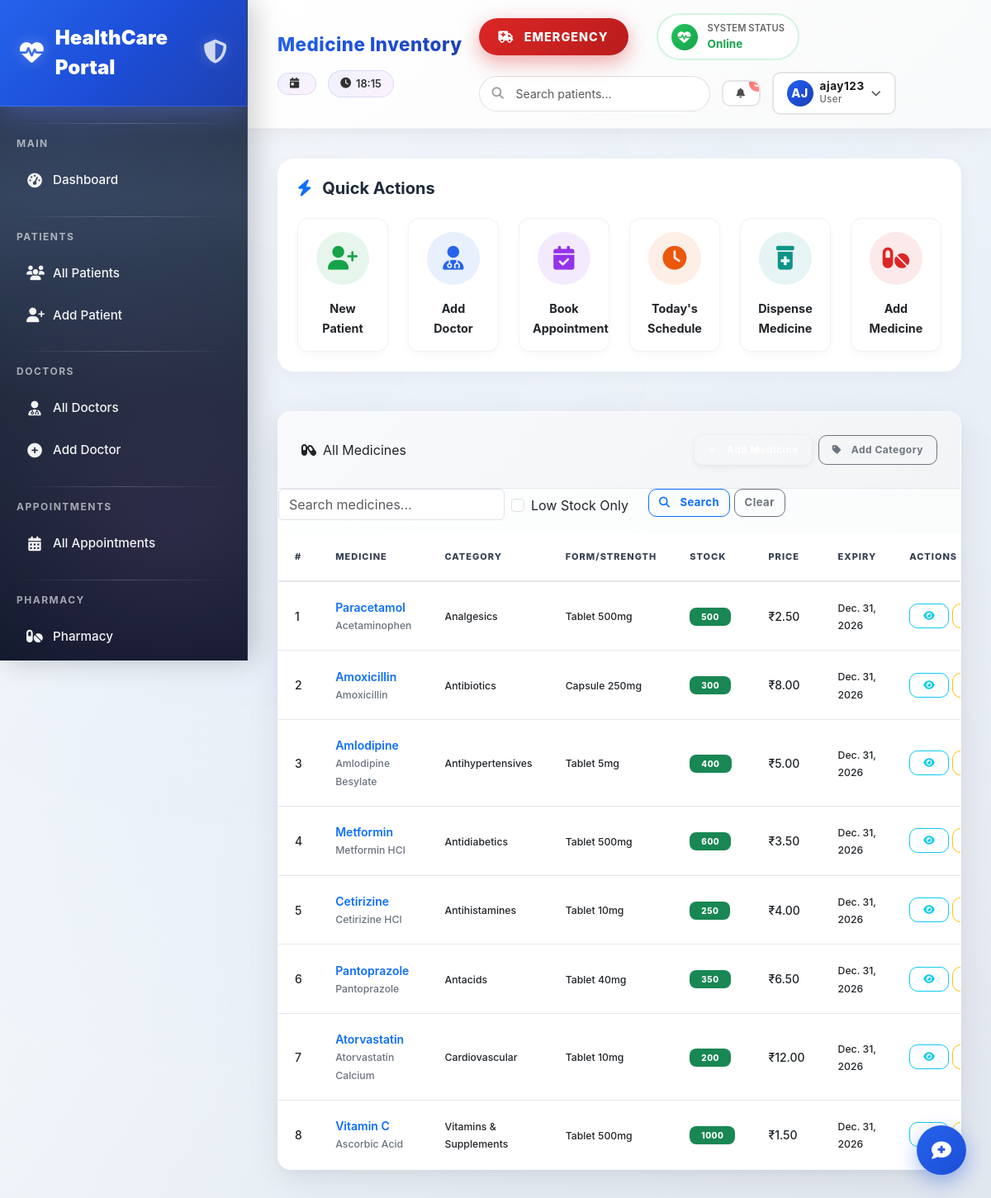
/pharmacy/medicines/ (signed in), run on the app's committed database.
### pharmacy/models.py (models this page shows, shortened)
class Medicine(models.Model):
    name = models.CharField(max_length=200)
    generic_name = models.CharField(max_length=200, blank=True)
    category = models.ForeignKey(MedicineCategory, on_delete=models.SET_NULL, null=True)
    manufacturer = models.CharField(max_length=200, blank=True)
    description = models.TextField(blank=True)
    dosage_form = models.CharField(max_length=100, blank=True, help_text="e.g. Tablet, Syrup, Injection")
    strength = models.CharField(max_length=100, blank=True, help_text="e.g. 500mg, 250mg/5ml")
    unit_price = models.DecimalField(max_digits=10, decimal_places=2, default=0)
    stock_quantity = models.IntegerField(default=0)
    reorder_level = models.IntegerField(default=10)
    expiry_date = models.DateField(null=True, blank=True)
    batch_number = models.CharField(max_length=50, blank=True)
    requires_prescription = models.BooleanField(default=False)
    is_active = models.BooleanField(default=True)
    created_at = models.DateTimeField(auto_now_add=True)
    updated_at = models.DateTimeField(auto_now=True)
    @property
    def is_low_stock(self):
        return self.stock_quantity <= self.reorder_level
    @property
    def is_expired(self):
        if self.expiry_date:
            from datetime import date
            return self.expiry_date < date.today()
        return False

class MedicineCategory(models.Model):
    name = models.CharField(max_length=100, unique=True)
    description = models.TextField(blank=True)
    def __str__(self):
        return self.name
    class Meta:
        verbose_name_plural = "Medicine Categories"

### pharmacy/views.py (the view)
# urls.py: path('medicines/', views.medicine_list, name='medicine_list'),
@login_required
def medicine_list(request):
    query = request.GET.get('q', '')
    low_stock = request.GET.get('low_stock', '')
    medicines = Medicine.objects.select_related('category').filter(is_active=True)
    if query:
        medicines = medicines.filter(
            Q(name__icontains=query) |
            Q(generic_name__icontains=query) |
            Q(category__name__icontains=query)
        )
    if low_stock:
        medicines = [m for m in medicines if m.is_low_stock]
    return render(request, 'pharmacy/medicine_list.html', {
        'medicines': medicines,
        'query': query,
        'low_stock': low_stock
    })

### templates/pharmacy/medicine_list.html (shortened to what this page needs)
{% extends 'base/base.html' %}
{% block page_title %}Medicine Inventory{% endblock %}
{% block content %}
<div class="card">
    <div class="card-header py-3 px-4 d-flex justify-content-between align-items-center">
        <span><i class="fas fa-capsules text-purple me-2"></i>All Medicines</span>
        <div class="d-flex gap-2">
            <a href="{% url 'pharmacy:medicine_create' %}" class="btn btn-primary btn-sm"><i class="fas fa-plus me-1"></i>Add Medicine</a>
            <a href="{% url 'pharmacy:category_create' %}" class="btn btn-outline-secondary btn-sm"><i class="fas fa-tag me-1"></i>Add Category</a>
        </div>
    </div>
    <div class="card-body">
        <form method="get" class="mb-3 row g-2">
            <div class="col-auto"><input type="text" name="q" class="form-control" placeholder="Search medicines..." value="{{ query }}"></div>
            <div class="col-auto">
                <div class="form-check form-check-inline mt-2">
                    <input class="form-check-input" type="checkbox" name="low_stock" id="lowStock" {% if low_stock %}checked{% endif %} onchange="this.form.submit()">
                    <label class="form-check-label" for="lowStock">Low Stock Only</label>
                </div>
            </div>
            <div class="col-auto">
                <button class="btn btn-outline-primary" type="submit"><i class="fas fa-search me-1"></i>Search</button>
                <a href="{% url 'pharmacy:medicine_list' %}" class="btn btn-outline-secondary">Clear</a>
            </div>
        </form>
        <div class="table-responsive">
            <table class="table table-hover">
                <thead><tr><th>#</th><th>Medicine</th><th>Category</th><th>Form/Strength</th><th>Stock</th><th>Price</th><th>Expiry</th><th>Actions</th></tr></thead>
                <tbody>
                    {% for med in medicines %}
                    <tr class="{% if med.is_expired %}expired{% elif med.is_low_stock %}low-stock{% endif %}">
                        <td>{{ forloop.counter }}</td>
                        <td>
                            <a href="{% url 'pharmacy:medicine_detail' med.pk %}" class="text-decoration-none fw-semibold">{{ med.name }}</a>
                            {% if med.generic_name %}<br><small class="text-muted">{{ med.generic_name }}</small>{% endif %}
                        </td>
                        <td><small>{{ med.category|default:"-" }}</small></td>
                        <td><small>{{ med.dosage_form }} {{ med.strength }}</small></td>
                        <td>
                            {% if med.is_low_stock %}
                                <span class="badge bg-warning text-dark"><i class="fas fa-exclamation-triangle me-1"></i>{{ med.stock_quantity }}</span>
                            {% else %}<span class="badge bg-success">{{ med.stock_quantity }}</span>{% endif %}
                        </td>
                        <td>₹{{ med.unit_price }}</td>
                        <td>
                            {% if med.expiry_date %}
                                {% if med.is_expired %}<span class="badge bg-danger">Expired {{ med.expiry_date }}</span>
                                {% else %}<small>{{ med.expiry_date }}</small>{% endif %}
                            {% else %}-{% endif %}
                        </td>
                        <td>
                            <div class="d-flex gap-1">
                                <a href="{% url 'pharmacy:medicine_detail' med.pk %}" class="btn btn-sm btn-outline-info" title="View"><i class="fas fa-eye"></i></a>
                                <a href="{% url 'pharmacy:medicine_update' med.pk %}" class="btn btn-sm btn-outline-warning" title="Edit"></a>
                            </div>
                        </td>
                    </tr>
                    {% empty %}
                    <tr><td colspan="8" class="text-center text-muted py-5"><i class="fas fa-pills fa-3x mb-3 d-block opacity-25"></i>No medicines found.</td></tr>
                    {% endfor %}
                </tbody>
            </table>
        </div>
    </div>
</div>
{% endblock %}

### templates/base/base.html (shortened to what this page needs)
<!DOCTYPE html>
<html lang="en">
<head>
    <link href="https://cdn.jsdelivr.net/npm/bootstrap@5.3.0/dist/css/bootstrap.min.css" rel="stylesheet">
    <link href="https://cdnjs.cloudflare.com/ajax/libs/font-awesome/6.4.0/css/all.min.css" rel="stylesheet">
    {% load static %}
    <link rel="stylesheet" href="{% static 'css/custom.css' %}">
</head>
<body>
<div class="particles">
</div>
{% if user.is_authenticated %}
<div class="sidebar">
    <div class="sidebar-brand">
        <i class="fas fa-heartbeat"></i>
        <span>HealthCare Portal</span>
        <div style="margin-left:auto;font-size:0.8rem;opacity:0.8;"><i class="fas fa-shield-alt"></i></div>
    </div>
    <nav class="mt-2">
        <div class="nav-section">Main</div>
        <a href="{% url 'dashboard' %}" class="nav-link {% if request.resolver_match.url_name == 'dashboard' %}active{% endif %}">
            <i class="fas fa-tachometer-alt"></i> Dashboard
        </a>
        <div class="nav-section">Patients</div>
        <a href="{% url 'patients:patient_list' %}" class="nav-link">
            <i class="fas fa-users"></i> All Patients
        </a>
        <a href="{% url 'patients:patient_create' %}" class="nav-link">
            <i class="fas fa-user-plus"></i> Add Patient
        </a>
        <div class="nav-section">Doctors</div>
        <a href="{% url 'doctors:doctor_list' %}" class="nav-link">
            <i class="fas fa-user-md"></i> All Doctors
        </a>
        <a href="{% url 'doctors:doctor_create' %}" class="nav-link">
            <i class="fas fa-plus-circle"></i> Add Doctor
        </a>
        <div class="nav-section">Appointments</div>
        <a href="{% url 'appointments:appointment_list' %}" class="nav-link">
            <i class="fas fa-calendar-alt"></i> All Appointments
        </a>
        <div class="nav-section">Pharmacy</div>
        <a href="{% url 'pharmacy:pharmacy_dashboard' %}" class="nav-link">
            <i class="fas fa-pills"></i> Pharmacy
        </a>
    </nav>
</div>
{% endif %}
<div class="main-content {% if user.is_authenticated %}with-sidebar{% else %}no-sidebar{% endif %}">
    {% if user.is_authenticated %}
    <div class="topbar">
        <div class="topbar-left">
            <span class="topbar-title">{% block page_title %}Dashboard - Healthcare Management{% endblock %}</span>
            <div class="date-badge">
                <i class="fas fa-calendar-day"></i>
            </div>
            <div class="time-badge">
                <i class="fas fa-clock"></i>
                <span id="current-time">{{ "now"|date:"H:i" }}</span>
            </div>
        </div>
        <div class="topbar-right">
            <button class="emergency-btn" data-bs-toggle="modal" data-bs-target="#emergencyModal">
                <i class="fas fa-ambulance"></i> Emergency
            </button>
            <div class="health-status">
                <div class="status-indicator" id="health-pulse">
                    <i class="fas fa-heartbeat"></i>
                </div>
                <div class="status-text">
                    <span class="status-label">System Status</span>
                    <span class="status-value">Online</span>
                </div>
            </div>
            <div class="search-container">
                <input type="text" class="form-control search-input" placeholder="Search patients..." id="global-search" autocomplete="off">
                <i class="fas fa-search search-icon"></i>
            </div>
            <div class="notification-container">
                <button class="btn btn-sm notification-btn" type="button" data-bs-toggle="dropdown">
                    <i class="fas fa-bell"></i>
                    <span class="notification-badge">3</span>
                </button>
            </div>
            <div class="user-profile-container">
                <button class="btn btn-sm user-profile-btn" type="button" data-bs-toggle="dropdown">
                    <div class="user-avatar">
                        <span>{{ user.username|slice:":2"|upper }}</span>
                    </div>
                    <div class="user-info-mini">
                        <div class="user-name">{{ user.username|truncatechars:15 }}</div>
                        <div class="user-role">User</div>
                    </div>
                    <i class="fas fa-chevron-down"></i>
                </button>
            </div>
        </div>
    </div>
    {% endif %}
    <div class="page-content">
        {% if user.is_authenticated %}
        <div class="dashboard-quick-actions mb-5 bg-white p-4" style="border-radius: 20px; box-shadow: 0 4px 20px rgba(0,0,0,0.04);">
            <h5 class="fw-bold mb-4" style="color: #1e293b;"><i class="fas fa-bolt text-primary me-2"></i> Quick Actions</h5>
            <div class="row g-4">
                <div class="col-6 col-md-4 col-lg-2">
                    <a href="{% url 'patients:patient_create' %}" class="text-decoration-none">
                        <div class="dash-action-card text-center p-3">
                            <div class="icon-circle mx-auto mb-3" style="background: rgba(22, 163, 74, 0.1); color: #16a34a;">
                                <i class="fas fa-user-plus"></i>
                            </div>
                            <span class="fw-bold text-dark" style="font-size: 0.9rem;">New Patient</span>
                        </div>
                    </a>
                </div>
                <div class="col-6 col-md-4 col-lg-2">
                    <a href="{% url 'doctors:doctor_create' %}" class="text-decoration-none">
                        <div class="dash-action-card text-center p-3">
                            <div class="icon-circle mx-auto mb-3" style="background: rgba(37, 99, 235, 0.1); color: #2563eb;">
                                <i class="fas fa-user-md"></i>
                            </div>
                            <span class="fw-bold text-dark" style="font-size: 0.9rem;">Add Doctor</span>
                        </div>
                    </a>
                </div>
                <div class="col-6 col-md-4 col-lg-2">
                    <a href="{% url 'appointments:appointment_list' %}" class="text-decoration-none">
                        <div class="dash-action-card text-center p-3">
                            <div class="icon-circle mx-auto mb-3" style="background: rgba(147, 51, 234, 0.1); color: #9333ea;">
                                <i class="fas fa-calendar-check"></i>
                            </div>
                            <span class="fw-bold text-dark" style="font-size: 0.9rem;">Book Appointment</span>
                        </div>
                    </a>
                </div>
                <div class="col-6 col-md-4 col-lg-2">
                    <a href="#" class="text-decoration-none">
                        <div class="dash-action-card text-center p-3">
                            <div class="icon-circle mx-auto mb-3" style="background: rgba(234, 88, 12, 0.1); color: #ea580c;">
                                <i class="fas fa-clock"></i>
                            </div>
                            <span class="fw-bold text-dark" style="font-size: 0.9rem;">Today's Schedule</span>
                        </div>
                    </a>
                </div>
                <div class="col-6 col-md-4 col-lg-2">
                    <a href="{% url 'pharmacy:pharmacy_dashboard' %}" class="text-decoration-none">
                        <div class="dash-action-card text-center p-3">
                            <div class="icon-circle mx-auto mb-3" style="background: rgba(13, 148, 136, 0.1); color: #0d9488;">
                                <i class="fas fa-prescription-bottle-alt"></i>
                            </div>
                            <span class="fw-bold text-dark" style="font-size: 0.9rem;">Dispense Medicine</span>
                        </div>
                    </a>
                </div>
                <div class="col-6 col-md-4 col-lg-2">
                    <a href="#" class="text-decoration-none">
                        <div class="dash-action-card text-center p-3">
                            <div class="icon-circle mx-auto mb-3" style="background: rgba(220, 38, 38, 0.1); color: #dc2626;">
                                <i class="fas fa-pills"></i>
                            </div>
                            <span class="fw-bold text-dark" style="font-size: 0.9rem;">Add Medicine</span>
                        </div>
                    </a>
                </div>
            </div>
        </div>
        {% endif %}
        {% block content %}{% endblock %}
    </div>
</div>
<button class="assistant-toggle" id="assistantToggle" onclick="toggleAssistant(true)" title="Open Health Assistant">
    <i class="fas fa-comment-medical"></i>
</button>
</body>
</html>

### data on the page
Medicine: name "Paracetamol", generic_name "Acetaminophen", category "Analgesics", dosage_form "Tablet", strength "500mg", stock_quantity "500", unit_price "2.50", expiry_date "Dec. 31, 2026"
Medicine: name "Amoxicillin", generic_name "Amoxicillin", category "Antibiotics", dosage_form "Capsule", strength "250mg", stock_quantity "300", unit_price "8.00", expiry_date "Dec. 31, 2026"
Medicine: name "Amlodipine", generic_name "Amlodipine Besylate", category "Antihypertensives", dosage_form "Tablet", strength "5mg", stock_quantity "400", unit_price "5.00", expiry_date "Dec. 31, 2026"
Medicine: name "Metformin", generic_name "Metformin HCl", category "Antidiabetics", dosage_form "Tablet", strength "500mg", stock_quantity "600", unit_price "3.50", expiry_date "Dec. 31, 2026"
Medicine: name "Cetirizine", generic_name "Cetirizine HCl", category "Antihistamines", dosage_form "Tablet", strength "10mg", stock_quantity "250", unit_price "4.00", expiry_date "Dec. 31, 2026"
Medicine: name "Pantoprazole", generic_name "Pantoprazole", category "Antacids", dosage_form "Tablet", strength "40mg", stock_quantity "350", unit_price "6.50", expiry_date "Dec. 31, 2026"
Medicine: name "Atorvastatin", generic_name "Atorvastatin Calcium", category "Cardiovascular", dosage_form "Tablet", strength "10mg", stock_quantity "200", unit_price "12.00", expiry_date "Dec. 31, 2026"
Medicine: name "Vitamin C", generic_name "Ascorbic Acid", category "Vitamins & Supplements", dosage_form "Tablet", strength "500mg", stock_quantity "1000", unit_price "1.50", expiry_date "Dec. 31, 2026"

### other printed values
{{ user.username|slice:":2"|upper }} "AJ"
{{ user.username|truncatechars:15 }} "ajay123"
